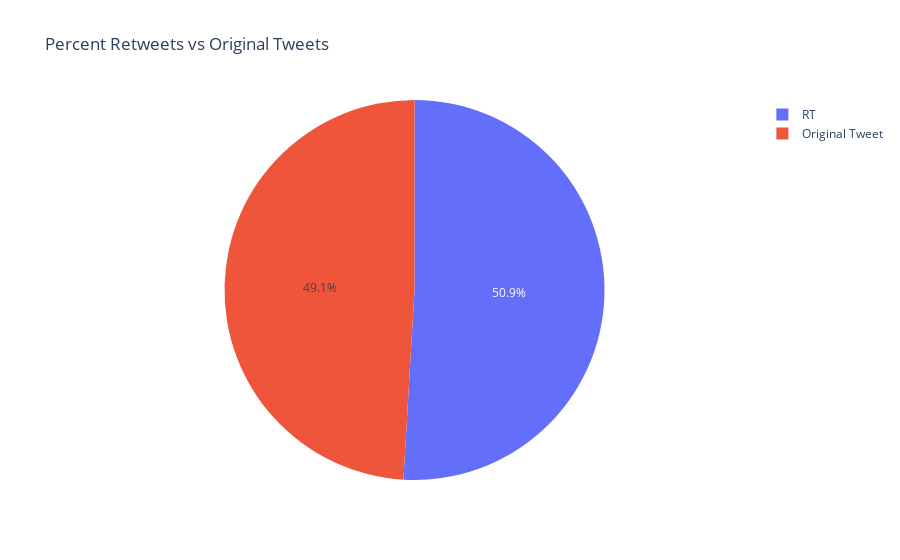

The cell this chart's notebook holds for it:
### Code cell
## Percent Original Tweets vs Retweets
## Most common mentioned users
df_2 = df.groupby('RT_Status').count().reset_index()
### Order values by count
df_2 = df_2.sort_values(by = 'text', ascending = False)

fig = px.pie(
    df_2,
    values = 'text',
    names = 'RT_Status',
    title = 'Percent Retweets vs Original Tweets',
)
fig.show()

### Figure 1 — Plotly figure (JSON) as saved in the notebook; plotly's stock layout.template omitted (floating-point values rounded to 4 significant figures)
{"data": [{"domain": {"x": [0, 1], "y": [0, 1]}, "hovertemplate": "RT_Status=%{label}<br>text=%{value}<extra></extra>", "labels": ["RT", "Original Tweet"], "legendgroup": "", "name": "", "showlegend": true, "type": "pie", "values": [1453, 1400]}], "layout": {"legend": {"tracegroupgap": 0}, "title": {"text": "Percent Retweets vs Original Tweets"}}}
